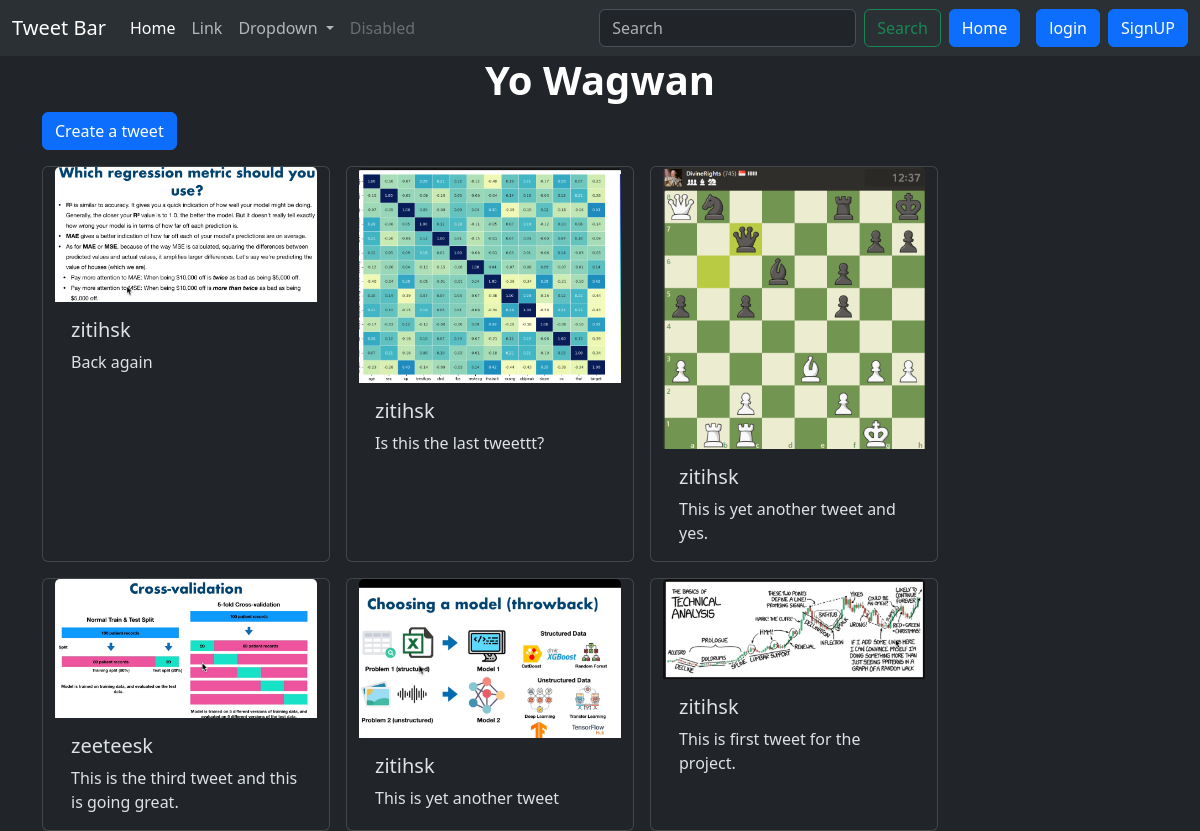
Screenshot of /tweet/ with the database file from the repository.
### tweet/models.py (models this page shows, shortened)
class Tweet(models.Model):
  user = models.ForeignKey(User,on_delete=models.CASCADE)
  text=models.TextField(max_length=240)
  photo=models.ImageField(upload_to='photos/',blank=True,null=True)
  created_at=models.DateTimeField(auto_now_add=True)
  updated_at=models.DateTimeField(auto_now=True)

### tweet/views.py (the view)
# urls.py: path('',views.tweet_list,name='tweet_list'),
def tweet_list(request):
  tweets=Tweet.objects.all().order_by('-created_at')
  return render(request,'tweet_list.html',{'tweets':tweets})

### tweet/templates/tweet_list.html (shortened to what this page needs)
{% extends "layout.html" %}
{% block content %}
<h1 class="text-center text-white fw-bold">
  Yo Wagwan
</h1>
<a class="btn btn-primary mb-3" href="{% url 'tweet_create' %}">Create a tweet</a>
<div class="container row gap-3">
  {% for tweet in tweets %}
  <div class="card" style="width: 18rem;">
    {% if tweet.photo %}
      <img src="{{ tweet.photo.url }}" class="card-img-top" alt="Tweet Photo">
    {% else %}
      <img src="/static/images/default-image.jpg" class="card-img-top" alt="Default Image">
    {% endif %}
    <div class="card-body">
      <h5 class="card-title">{{ tweet.user.username }}</h5>
      <p class="card-text">{{ tweet.text }}</p>
    </div>
  </div>
  {% endfor %}
</div>
{% endblock %}

### templates/layout.html (shortened to what this page needs)
{% load static %}
<!DOCTYPE html>
<html lang="en" data-bs-theme="dark">
<head>
  <link href="https://cdn.jsdelivr.net/npm/bootstrap@5.3.3/dist/css/bootstrap.min.css" rel="stylesheet">
</head>
<body>
  <nav class="navbar navbar-expand-lg bg-body-tertiary">
    <div class="container-fluid">
      <a class="navbar-brand" href="#">Tweet Bar</a>
      <div class="collapse navbar-collapse" id="navbarSupportedContent">
        <ul class="navbar-nav me-auto mb-2 mb-lg-0">
          <li class="nav-item">
            <a class="nav-link active" aria-current="page" href="#">Home</a>
          </li>
          <li class="nav-item">
            <a class="nav-link" href="#">Link</a>
          </li>
          <li class="nav-item dropdown">
            <a class="nav-link dropdown-toggle" href="#" role="button" data-bs-toggle="dropdown" aria-expanded="false">
              Dropdown
            </a>
          </li>
          <li class="nav-item">
            <a class="nav-link disabled" aria-disabled="true">Disabled</a>
          </li>
        </ul>
        <form class="d-flex" role="search" method="GET" action="{% url 'searched_tweets' %}">
          <input class="form-control me-2" type="search" placeholder="Search" aria-label="Search" name='query'>
          <button class="btn btn-outline-success" type="submit" >Search</button>
        </form>
        <a href="{% url 'tweet_list' %}" class="btn btn-primary mx-2">Home</a>
        {% if user.is_authenticated %}
        <form method="post" action="{% url 'logout'%}">
          {% csrf_token %}
          <button class="btn btn-danger" type="submit">Logout</button>
        </form>
        {% else%}
        <a href="{% url 'login' %}" class="btn btn-primary mx-2">login</a>
        <a href="{% url 'register' %}" class="btn btn-primary">SignUP</a>
        {%endif%}
      </div>
    </div>
  </nav>
  <div class="container">
{% block content %}
{% endblock %}
  </div>
</body>
</html>

### rows the page displays
Tweet: photo (picture), user.username "zitihsk", text "Back again"
Tweet: photo (picture), user.username "zitihsk", text "Is this the last tweettt?"
Tweet: photo (picture), user.username "zitihsk", text "This is yet another tweet and yes."
Tweet: photo (picture), user.username "zeeteesk", text "This is the third tweet and this is going great."
Tweet: photo (picture), user.username "zitihsk", text "This is yet another tweet"
Tweet: photo (picture), user.username "zitihsk", text "This is first tweet for the project."
